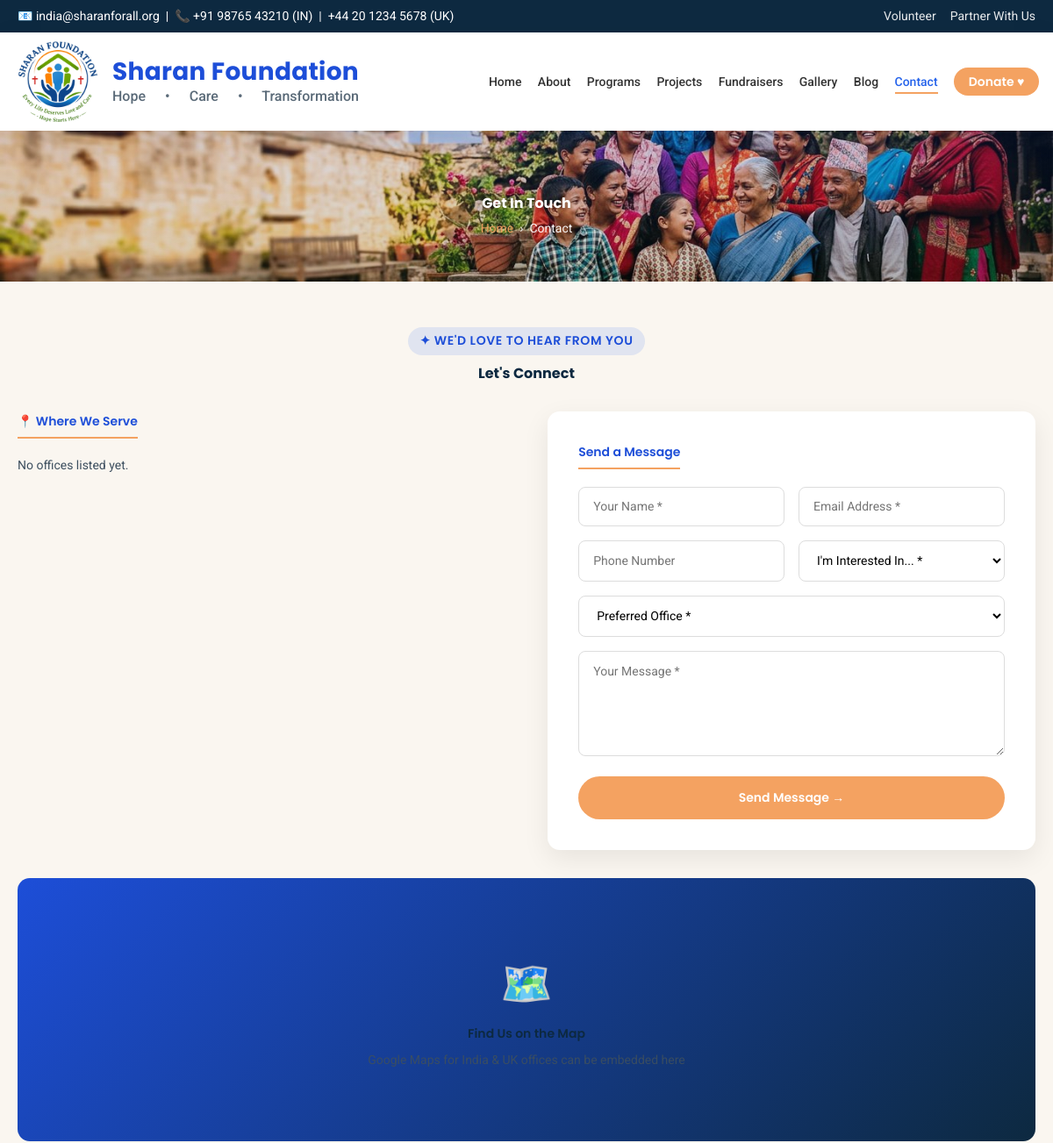
The app's page /pages/contact.php (upper part), older data.
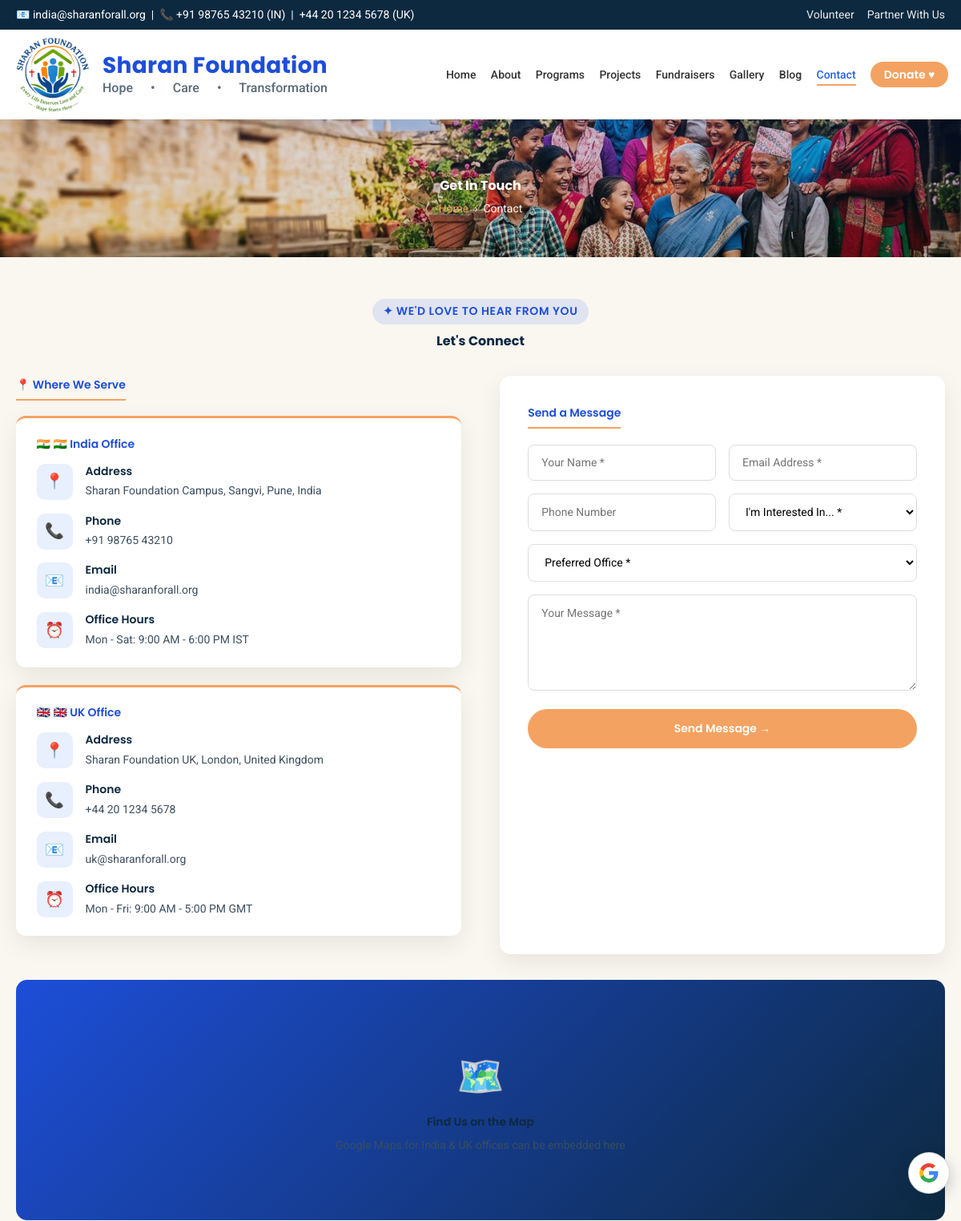
The same page, newer data.
### tables this page shows
CREATE TABLE IF NOT EXISTS `settings` (
  `id` INT AUTO_INCREMENT PRIMARY KEY,
  `site_title` VARCHAR(150) DEFAULT 'Sharan Foundation',
  `tagline` VARCHAR(200) DEFAULT 'Hope • Care • Transformation',
  `email_in` VARCHAR(150),
  `email_uk` VARCHAR(150),
  `phone_in` VARCHAR(50),
  `phone_uk` VARCHAR(50),
  `address_in` TEXT,
  `address_uk` TEXT,
  `facebook` VARCHAR(255),
  `instagram` VARCHAR(255),
  `twitter` VARCHAR(255),
  `youtube` VARCHAR(255),
  `about_short` TEXT,
  `mission` TEXT,
  `vision` TEXT,
  `values_text` TEXT,
  `updated_at` TIMESTAMP DEFAULT CURRENT_TIMESTAMP ON UPDATE CURRENT_TIMESTAMP
);

CREATE TABLE IF NOT EXISTS `offices` (
  `id`            INT AUTO_INCREMENT PRIMARY KEY,
  `title`         VARCHAR(150) NOT NULL,
  `country`       VARCHAR(100) DEFAULT '',
  `address`       TEXT,
  `phone`         VARCHAR(50) DEFAULT '',
  `email`         VARCHAR(150) DEFAULT '',
  `hours`         VARCHAR(150) DEFAULT '',
  `map_link`      VARCHAR(255) DEFAULT '',
  `icon`          VARCHAR(10) DEFAULT '📍',
  `display_order` INT DEFAULT 0,
  `status`        ENUM('active','inactive') DEFAULT 'active',
  `created_at`    TIMESTAMP DEFAULT CURRENT_TIMESTAMP,
  `updated_at`    TIMESTAMP DEFAULT CURRENT_TIMESTAMP ON UPDATE CURRENT_TIMESTAMP,
  INDEX idx_status (`status`)
);

### includes/i18n.php (called while the page is built, shortened)
<?php
$_en_file = __DIR__ . '/../lang/en.php';
$T = is_file($_en_file) ? require $_en_file : [];
function t($key, $default = null) {
    global $T;
    return $T[$key] ?? ($default ?? $key);
}
function current_lang() {
    return 'en';
}
function gt_language_catalog() {
    return [
        'en'    => ['English',   'English',       '🇬🇧'],
        'hi'    => ['Hindi',     'हिन्दी',        '🇮🇳'],
        'fi'    => ['Finnish',   'Suomi',         '🇫🇮'],
        'mr'    => ['Marathi',   'मराठी',         '🇮🇳'],
        'gu'    => ['Gujarati',  'ગુજરાતી',       '🇮🇳'],
        'pa'    => ['Punjabi',   'ਪੰਜਾਬੀ',        '🇮🇳'],
        'bn'    => ['Bengali',   'বাংলা',         '🇧🇩'],
        'ta'    => ['Tamil',     'தமிழ்',         '🇮🇳'],
        'te'    => ['Telugu',    'తెలుగు',        '🇮🇳'],
        'kn'    => ['Kannada',   'ಕನ್ನಡ',         '🇮🇳'],
        'ml'    => ['Malayalam', 'മലയാളം',       '🇮🇳'],
        'ur'    => ['Urdu',      'اردو',          '🇵🇰'],
        'ne'    => ['Nepali',    'नेपाली',        '🇳🇵'],
        'de'    => ['German',    'Deutsch',       '🇩🇪'],
        'fr'    => ['French',    'Français',      '🇫🇷'],
        'es'    => ['Spanish',   'Español',       '🇪🇸'],
        'pt'    => ['Portuguese','Português',     '🇵🇹'],
        'it'    => ['Italian',   'Italiano',      '🇮🇹'],
        'nl'    => ['Dutch',     'Nederlands',    '🇳🇱'],
        'sv'    => ['Swedish',   'Svenska',       '🇸🇪'],
        'da'    => ['Danish',    'Dansk',         '🇩🇰'],
        'tr'    => ['Turkish',   'Türkçe',        '🇹🇷'],
        'ru'    => ['Russian',   'Русский',       '🇷🇺'],
        'ar'    => ['Arabic',    'العربية',       '🇸🇦'],
        'zh-CN' => ['Chinese (Simplified)', '简体中文', '🇨🇳'],
        'ja'    => ['Japanese',  '日本語',         '🇯🇵'],
        'ko'    => ['Korean',    '한국어',          '🇰🇷'],
    ];
}
function site_language_codes() {
    $raw  = function_exists('get_setting') ? get_setting('site_languages', 'en,hi,fi') : 'en,hi,fi';
    $cat  = gt_language_catalog();
    $out  = [];
    foreach (array_map('trim', explode(',', (string)$raw)) as $c) {
        if (isset($cat[$c]) && !in_array($c, $out, true)) $out[] = $c;
    }
    return $out ?: ['en', 'hi', 'fi'];
}

### includes/functions.php (called while the page is built, shortened)
<?php
function e($s){ return htmlspecialchars($s ?? '', ENT_QUOTES, 'UTF-8'); }
function icon_or($icon, $default = '✦'){
    $icon = trim((string)$icon);
    return ($icon === '' || $icon === '?') ? $default : $icon;
}
function site_media_path($slug, $default = ''){
    static $cache = null;
    if ($cache === null) {
        global $pdo;
        $cache = [];
        try {
            foreach ($pdo->query("SELECT slug, path FROM site_media")->fetchAll() as $r) {
                $cache[$r['slug']] = $r['path'];
            }
        } catch (Throwable $e) {  }
    }
    $p = $cache[$slug] ?? $default;
    return $p !== '' && $p !== null ? $p : $default;
}
function site_image_url($slug, $default = ''){
    $p = site_media_path($slug, $default);
    return $p !== '' ? BASE_URL . ltrim($p, '/') : '';
}
function site_bg_attr($slug, $gradient = null, $default = ''){
    $u = site_image_url($slug, $default);
    $img = "url('" . $u . "')";
    $bg  = $gradient ? $gradient . ', ' . $img : $img;
    return 'background-image:' . $bg . ';background-size:cover;background-position:center';
}
function get_setting($key, $default = ''){
    global $pdo;
    static $cache = null;
    if ($cache === null) {
        $row = $pdo->query("SELECT * FROM settings LIMIT 1")->fetch();
        $cache = $row ?: [];
    }
    return $cache[$key] ?? $default;
}

### pages/contact.php (the view, shortened to what this page needs)
<?php
require_once __DIR__ . '/../config/database.php';
require_once __DIR__ . '/../includes/functions.php';
require_once __DIR__ . '/../includes/i18n.php';
try {
    $offices = $pdo->query("SELECT * FROM offices WHERE status='active' ORDER BY display_order, id")->fetchAll();
} catch (Throwable $e) {
    $offices = [];
    $offices_table_ok = false;
}
$current_page = 'contact';
require __DIR__ . '/../includes/public_header.php';
?>
<section class="page-header" style="<?= e(site_bg_attr('banner_contact', 'linear-gradient(rgba(29,78,216,.15),rgba(26,46,53,.15))', 'images/hero.jpg')) ?>">
  <div class="container">
    <h1><?= e(t('page_contact')) ?></h1>
    <div class="breadcrumb"><a href="<?= BASE_URL ?>"><?= e(t('home')) ?></a> &nbsp;›&nbsp; <?= e(t('nav_contact')) ?></div>
  </div>
</section>
<section id="contact-form" class="sec-cream">
  <div class="container">
    <div class="section-head">
      <span class="tag">✦ <?= strtoupper(e(t('we_love_hear'))) ?></span>
      <h2><?= e(t('lets_connect')) ?></h2>
    </div>
    <div class="contact-grid">
      <div class="contact-info">
        <h3>📍 <?= e(t('where_we_serve')) ?></h3>
        <?php if ($offices): foreach ($offices as $o): ?>
        <div class="office-card">
          <h4><?= e(icon_or($o['icon'] ?? '', '📍')) ?> <?= e($o['title']) ?></h4>
          <?php if (!empty($o['address'])): ?><div class="contact-item"><div class="ico">📍</div><div><h4><?= e(t('address')) ?></h4><p><?= nl2br(e($o['address'])) ?></p></div></div><?php endif; ?>
          <?php if (!empty($o['phone'])): ?><div class="contact-item"><div class="ico">📞</div><div><h4><?= e(t('phone')) ?></h4><p><?= e($o['phone']) ?></p></div></div><?php endif; ?>
          <?php if (!empty($o['email'])): ?><div class="contact-item"><div class="ico">📧</div><div><h4><?= e(t('email')) ?></h4><p><?= e($o['email']) ?></p></div></div><?php endif; ?>
          <?php if (!empty($o['hours'])): ?><div class="contact-item"><div class="ico">⏰</div><div><h4><?= e(t('office_hours')) ?></h4><p><?= e($o['hours']) ?></p></div></div><?php endif; ?>
        </div>
        <?php endforeach; else: ?>
        <p style="color:var(--ink-muted);font-size:14px">No offices listed yet.</p>
        <?php endif; ?>
      </div>
      <form action="<?= BASE_URL ?>api/submit_contact.php" method="post" class="contact-form">
        <h3 style="color:var(--primary-dark);margin-bottom:1.2rem;padding-bottom:.5rem;border-bottom:2px solid var(--accent);display:inline-block"><?= e(t('send_message')) ?></h3>
        <div class="form-row">
          <input type="text" name="name" placeholder="<?= e(t('your_name')) ?> *" required>
          <input type="email" name="email" placeholder="<?= e(t('email_address')) ?> *" required>
        </div>
        <div class="form-row">
          <input type="tel" name="phone" placeholder="<?= e(t('phone_number')) ?>">
          <select name="interest" required>
            <option value=""><?= e(t('interested_in')) ?> *</option>
          </select>
        </div>
        <select name="office" required>
          <option value=""><?= e(t('preferred_office')) ?> *</option>
        </select>
        <textarea name="message" placeholder="<?= e(t('your_message')) ?> *" required></textarea>
        <button type="submit" class="btn btn-primary" style="width:100%;padding:1rem"><?= e(t('btn_send_message')) ?> →</button>
      </form>
    </div>
    <div class="map-placeholder">
      <div>
        <span style="font-size:3rem;display:block;margin-bottom:.5rem">🗺️</span>
        <h3>Find Us on the Map</h3>
        <p style="opacity:.9;margin-top:.5rem">Google Maps for India & UK offices can be embedded here</p>
      </div>
    </div>
  </div>
</section>
<?php require __DIR__ . '/../includes/public_footer.php'; ?>

### includes/public_header.php (shortened to what this page needs)
<?php
require_once __DIR__ . '/../config/database.php';
require_once __DIR__ . '/functions.php';
require_once __DIR__ . '/i18n.php';
$current_page = $current_page ?? '';
$BU = BASE_URL;
$LANG = current_lang();
$gt_codes = json_encode(site_language_codes());
?><!DOCTYPE html>
<html lang="<?= e($LANG) ?>">
<head>
<link rel="stylesheet" href="<?= $BU ?>css/style.css" />
</head>
<body>
<div class="gt-float" id="gt_float" title="Translate this website / अनुवाद करें" aria-label="Google Translate – select language">
  <span class="gt-fallback" aria-hidden="true">
  </span>
</div>
<div class="topbar">
  <div class="container">
    <div>📧 <?= e(get_setting('email_in','contact@sharanforall.org')) ?> &nbsp;|&nbsp; 📞 <?= e(get_setting('phone_in','+91 98765 43210')) ?> (IN) &nbsp;|&nbsp; <?= e(get_setting('phone_uk','+44 20 1234 5678')) ?> (UK)</div>
    <div style="display:flex;align-items:center;flex-wrap:wrap">
      <a href="<?= $BU ?>pages/volunteer.php"><?= e(t('nav_volunteer')) ?></a>
      <a href="<?= $BU ?>pages/partner.php"><?= e(t('nav_partner')) ?></a>
    </div>
  </div>
</div>
<header class="nav">
  <div class="nav-inner">
    <a href="<?= $BU ?>" class="logo" aria-label="Sharan Foundation – Home">
      <div class="logo-mark"><img src="<?= $BU ?>images/logo.png" alt="Sharan Foundation logo"></div>
      <div class="logo-text">
        <span class="logo-name">Sharan Foundation</span>
        <small><?= e(t('site_tagline')) ?></small>
      </div>
    </a>
    <nav>
      <ul id="navlist">
        <li><a href="<?= $BU ?>" class="<?= $current_page==='home'?'active':'' ?>"><?= e(t('nav_home')) ?></a></li>
        <li><a href="<?= $BU ?>pages/about.php" class="<?= $current_page==='about'?'active':'' ?>"><?= e(t('nav_about')) ?></a></li>
        <li><a href="<?= $BU ?>pages/programs.php" class="<?= $current_page==='programs'?'active':'' ?>"><?= e(t('nav_programs')) ?></a></li>
        <li><a href="<?= $BU ?>pages/projects.php" class="<?= $current_page==='projects'?'active':'' ?>"><?= e(t('nav_projects')) ?></a></li>
        <li><a href="<?= $BU ?>pages/fundraisers.php" class="<?= $current_page==='fundraisers'?'active':'' ?>"><?= e(t('nav_fundraisers')) ?></a></li>
        <li><a href="<?= $BU ?>pages/gallery.php" class="<?= $current_page==='gallery'?'active':'' ?>"><?= e(t('nav_gallery')) ?></a></li>
        <li><a href="<?= $BU ?>pages/blog.php" class="<?= $current_page==='blog'?'active':'' ?>"><?= e(t('nav_blog')) ?></a></li>
        <li><a href="<?= $BU ?>pages/contact.php" class="<?= $current_page==='contact'?'active':'' ?>"><?= e(t('nav_contact')) ?></a></li>
        <li><a href="<?= $BU ?>pages/donate.php" class="btn btn-primary"><?= e(t('nav_donate')) ?> ♥</a></li>
      </ul>
    </nav>
  </div>
</header>

### includes/public_footer.php (shortened to what this page needs)
</body>
</html>

### includes/public_header.php (style rules this page uses)
.gt-float { position:fixed; right:14px; top:50%; margin-top:-26px; z-index:10050; width:52px;height:52px; display:flex !important; align-items:center;justify-content:center; background:#fff; border:1px solid rgba(13,41,64,.18); border-radius:50%; box-shadow:0 6px 18px rgba(13,41,64,.22); cursor:pointer; overflow:visible; visibility:visible !important; opacity:1 !important; pointer-events:auto !important; }
.gt-fallback { position:absolute;inset:0; display:grid;place-items:center; pointer-events:none; z-index:0; }
.gt-g-icon { display:block;width:26px;height:26px }
body { top:0 !important }
body,p,li,td,th,label,input,textarea,select,.help,.breadcrumb,.tag,.section-head p, .foot p,.foot li,.copy,nav a,.topbar,.topbar a,.checkbox-row span,.form-group .help { font-size:14px !important; }
body,p,li,td,th,label,input,textarea,select { font-family:'Roboto','Poppins',sans-serif }
h1,h2,.section-head h2,.page-header h1,.hero h1,.donate-hero h1,.fr-hero h1,.post-hero h1, .cta-band h2,.impact h2,.prog-content h2,.story h2,.about-text h2 { font-size:16px !important; font-family:'Poppins','Roboto',sans-serif !important; font-weight:700; line-height:1.35; }
h3,h4,h5,h6,.form-section h3,.contact-info h3,.why-card h4,.ptype h4,.program h3,.mv-card h3, .loc-card h3,.proj-body h3,.post h3,.team-body h4,.test-author h4,.bank-details h3,.bank-grid h4, .hero .subtitle,.prog-content .sub,.foot h4,.payment-methods h3 { font-size:14px !important; font-family:'Poppins','Roboto',sans-serif !important; font-weight:600; line-height:1.4; }
.btn,button.btn,.submit-btn,nav a.btn,input[type=submit],button[type=submit] { font-size:14px !important; font-family:'Poppins','Roboto',sans-serif !important; }
header.nav .logo-name { font-size:var(--logo-name-size,28px) !important; font-family:'Poppins','Roboto',sans-serif !important; font-weight:700; line-height:1.1; }
header.nav .logo-text small { font-size:var(--logo-sub-size,16px) !important; font-family:'Roboto','Poppins',sans-serif !important; font-weight:500; line-height:1.2; }

### pages/contact.php (style rules this page uses)
.contact-grid { display:grid;grid-template-columns:1fr 1fr;gap:3rem }
.contact-info h3 { color:var(--primary-dark);margin-bottom:1.2rem;font-size:16px;padding-bottom:.5rem;border-bottom:2px solid var(--accent);display:inline-block }
.office-card { background:#fff;border-radius:12px;box-shadow:var(--shadow);padding:1.4rem 1.6rem;margin-bottom:1.4rem;border-top:3px solid var(--accent) }
.office-card h4 { color:var(--primary-dark);font-size:15px;margin-bottom:.9rem }
.office-card .contact-item { margin-bottom:1rem }
.office-card .contact-item:last-child { margin-bottom:0 }
.contact-item { display:flex;gap:1rem;margin-bottom:1.4rem;align-items:flex-start }
.contact-item .ico { width:45px;height:45px;border-radius:10px;background:rgba(37,99,235,.1);color:var(--primary);display:grid;place-items:center;font-size:1.2rem;flex-shrink:0 }
.contact-item h4 { color:var(--dark);margin-bottom:.2rem;font-size:14px }
.contact-item p { color:var(--ink-muted);font-size:14px }
form.contact-form { background:#fff;padding:2.2rem;border-radius:14px;box-shadow:var(--shadow) }
.form-row { display:grid;grid-template-columns:1fr 1fr;gap:1rem }
form.contact-form input,form.contact-form textarea,form.contact-form select { width:100%;padding:.85rem 1rem;border:1px solid #ddd;border-radius:8px;font-family:inherit;font-size:.95rem;background:#fff;margin-bottom:1rem;transition:.25s }
form.contact-form textarea { resize:vertical;min-height:120px }
.map-placeholder { height:300px;background:linear-gradient(135deg,#1d4ed8,#0d2940);border-radius:14px;display:grid;place-items:center;color:#fff;text-align:center;padding:2rem;margin-top:2rem }

Row changes from the older to the newer data that the page shows:
added offices: icon "🇮🇳", title "🇮🇳 India Office", address "Sharan Foundation Campus, Sangvi, Pune, India", phone "+91 98765 43210", email "india@sharanforall.org", hours "Mon - Sat: 9:00 AM - 6:00 PM IST"
added offices: icon "🇬🇧", title "🇬🇧 UK Office", address "Sharan Foundation UK, London, United Kingdom", phone "+44 20 1234 5678", email "uk@sharanforall.org", hours "Mon - Fri: 9:00 AM - 5:00 PM GMT"
Text that changed along with them:
text no longer shown: "No offices listed yet."
